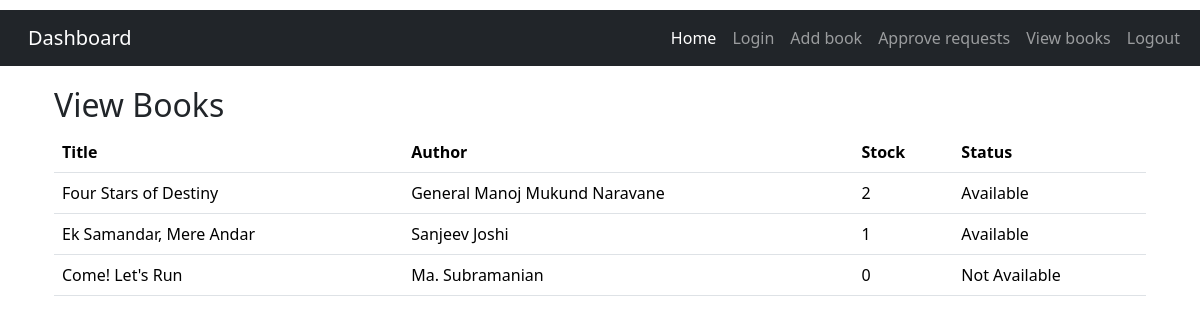
Screenshot of /view_books/ with the database file from the repository.
### library_app/models.py (models this page shows, shortened)
class Book(models.Model):
    title = models.CharField(max_length=100)
    author = models.CharField(max_length=100)
    stock = models.IntegerField()
    status = models.BooleanField(default=True)

### library_app/views.py (the view)
# urls.py: path('view_books/', views.view_books, name='view_books'),
def view_books(request):
    books = Book.objects.all()
    context = {
        "books": books
    }
    return render(request, "view_books.html", context)

### templates/view_books.html (shortened to what this page needs)
{% extends "base.html" %}
{% block content %}
    <div class="container">
        <h2>View Books</h2>
        <table class="table">
            <thead>
                <tr>
                    <th>Title</th>
                    <th>Author</th>
                    <th>Stock</th>
                    <th>Status</th>
                </tr>
            </thead>
            <tbody>
                {% for book in books %}
                <tr>
                    <td>{{ book.title }}</td>
                    <td>{{ book.author }}</td>
                    <td>{{ book.stock }}</td>
                    <td>{% if book.status %}Available{% else %}Not Available{% endif %}</td>
                </tr>
                {% endfor %}
            </tbody>
        </table>
    </div>
{% endblock %}

### templates/base.html (shortened to what this page needs)
<!doctype html>
<html lang="en">
<head>
    <link rel="stylesheet" href="https://cdn.jsdelivr.net/npm/bootstrap@5.3.3/dist/css/bootstrap.rtl.min.css">
</head>
<body>
<nav class="navbar navbar-expand-lg navbar-dark bg-dark">
    <div class="container-fluid">
        <a class="navbar-brand" href="#">Dashboard</a>
        <div class="collapse navbar-collapse" id="navbarSupportedContent">
            <ul class="navbar-nav me-auto mb-2 mb-lg-0">
                <li class="nav-item">
                    <a class="nav-link active" aria-current="page" href="{% url 'home' %}">Home</a>
                </li>
                <li class="nav-item">
                    <a class="nav-link" href="{% url 'login' %}">Login</a>
                </li>
                <li class="nav-item">
                    <a class="nav-link" href="{% url 'add_book' %}">Add book</a>
                </li>
                <li class="nav-item">
                    <a class="nav-link" href="{% url 'approve_requests' %}">Approve requests</a>
                </li>
                <li class="nav-item">
                    <a class="nav-link" href="{% url 'view_books' %}">View books</a>
                </li>
                <li class="nav-item">
                    <a class="nav-link" href="{% url 'logout' %}">Logout</a>
                </li>
            </ul>
        </div>
    </div>
</nav>
<div class="container">
    {% block content %}{% endblock %}
</div>
</body>
</html>

### templates/base.html (style rules this page uses)
body { padding-top: 10px; }
.container { margin-top: 20px; }

### rows the page displays
Book: title "Four Stars of Destiny", author "General Manoj Mukund Naravane", stock "2", status "Available"
Book: title "Ek Samandar, Mere Andar", author "Sanjeev Joshi", stock "1", status "Available"
Book: title "Come! Let's Run", author "Ma. Subramanian", stock "0", status "Not Available"
